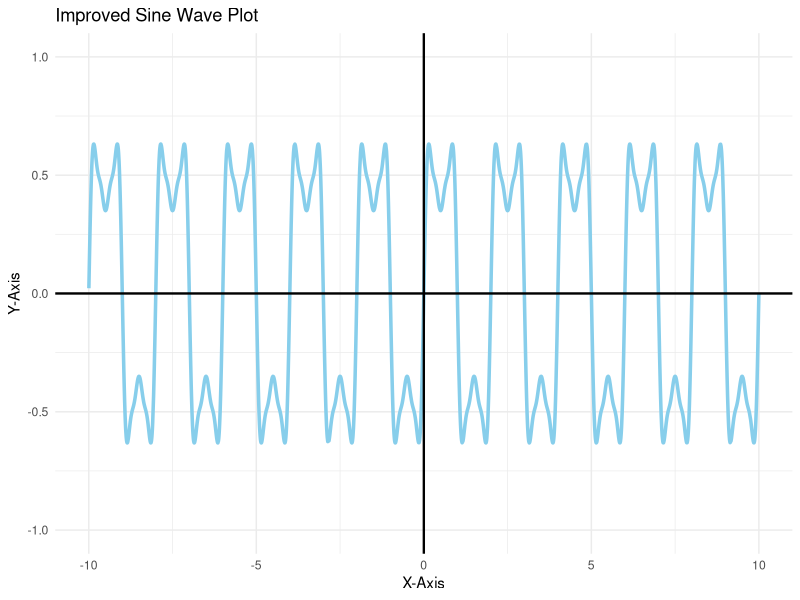
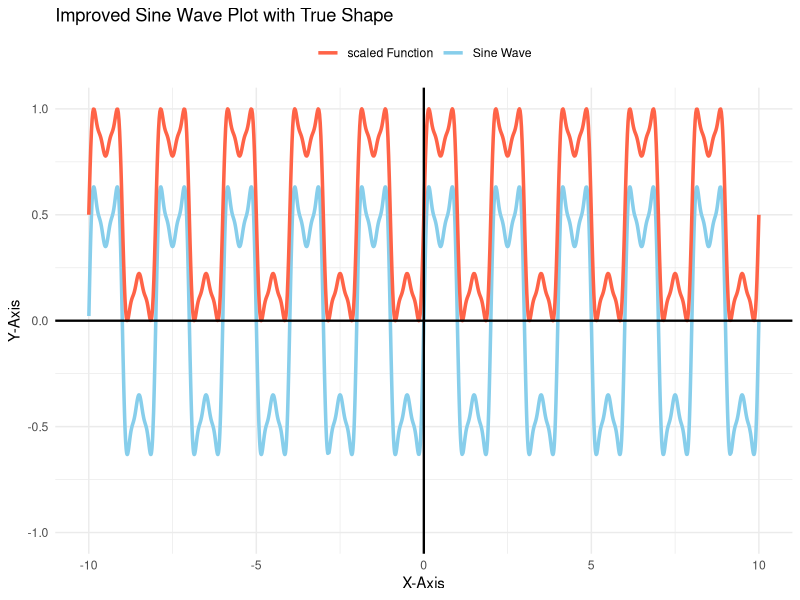

Write the R code that produced these figures, in order.
library(tidyverse)
scale <- function(X) {
  min_val <- min(X)
  max_val <- max(X)
  scaled_X <- (X - min_val) / (max_val - min_val)
  return(scaled_X)
}

unscale <- function(y, min_val, max_val) {
  unscaled_X <- (y * (max_val - min_val)) + min_val
  return(unscaled_X)
}

# Set seed for reproducibility
set.seed(123)

# Generate random numbers
X <- round(runif(50000, min = -100, max = 100), 3)

# Calculate Y values based on the given function
# y = 0.6*sin(πx) + 0.3*sin(3πx) + 0.1*sin(5πx) + 0.05*sin(7πx)
calculate_y <- function(x) {
  0.6 * sin(pi * x) + 
    0.3 * sin(3 * pi * x) + 
    0.1 * sin(5 * pi * x) + 
    0.05 * sin(7 * pi * x)
}

# Apply the function to all X values
Y <- sapply(X, calculate_y)

# Create the dataset
dataset <- data.frame(X = X, Y = Y)

# Display the first few rows
head(dataset)

# Summary statistics
summary(dataset)

# Generate the true Y values for the exact function over a specific X range
X_true <- seq(-10, 10, length.out = 1000)  # Using a smaller range for the true function
Y_true <- calculate_y(X_true)
Y_true <- scale(Y_true)


# Plot only the dataset 
ggplot(dataset, aes(x = X, y = Y)) +
  geom_line(color = "skyblue", size = 1.2) +  # Thicker blue line
  geom_hline(yintercept = 0, color = "black", linetype = "solid", size = 0.8) +  # X-axis
  geom_vline(xintercept = 0, color = "black", linetype = "solid", size = 0.8) +  # Y-axis
  xlim(-10, 10) +
  ylim(-1, 1) +
  labs(title = "Improved Sine Wave Plot", x = "X-Axis", y = "Y-Axis") + 
  theme_minimal()  # Clean theme

# Plot the dataset and the complete function together
ggplot() +
  geom_line(data = dataset, aes(x = X, y = Y, color = "Sine Wave"), size = 1.2) +  # Thicker blue line
  geom_line(aes(x = X_true, y = Y_true, color = "scaled Function"), size = 1.2, linetype = "solid") +  # True shape in red
  geom_hline(yintercept = 0, color = "black", linetype = "solid", size = 0.8) +  # X-axis
  geom_vline(xintercept = 0, color = "black", linetype = "solid", size = 0.8) +  # Y-axis
  xlim(-10, 10) +
  ylim(-1, 1) +
  labs(title = "Improved Sine Wave Plot with True Shape", x = "X-Axis", y = "Y-Axis") + 
  scale_color_manual(values = c("Sine Wave" = "skyblue", "scaled Function" = "tomato")) +  # Custom colors for legends
  theme_minimal() +  # Clean theme
  theme(legend.title = element_blank(), legend.position = "top")  # Position the legend at the top

# Save the dataset to a CSV file 
write.csv(dataset, "sine_wave_dataset.csv", row.names = FALSE)

dataset$Y <- scale(dataset$Y)
dataset <- dataset %>% 
  filter(X >= -3 & X <= 3)
write.csv(dataset, "sine_wave_dataset_preprocess.csv", row.names = FALSE)



scale <- function(X){
  result <- (X - min(.)/(max(.) - min(.)))
  return(result)
}
unscale <- function(y, min, max){
  result <- ((max - min) *y) + min
  return(result)
}
